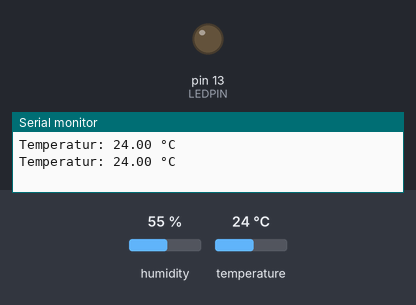
A sketch run on a simulated Arduino Uno, built with avr-gcc and run on an emulated ATmega328P. Parts: output pins drawn as LEDs (lit = HIGH), the last lines printed to the serial monitor. The test bench sets the inputs (shaded band); at power-on: temperature 24 °C, humidity 55 %.

Above: at 4.8 s.
4.9 s: temperature set to 27 °C
At 6.9 s:
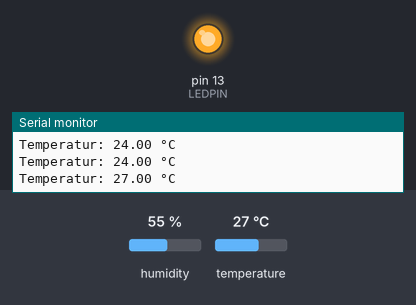
7.9 s: temperature set to 12 °C
At 9.3 s:
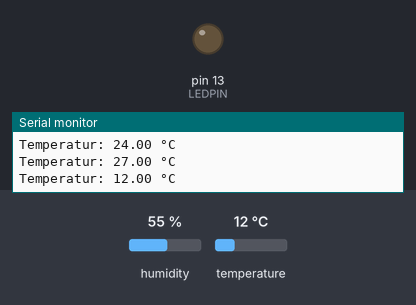
10.9 s: temperature set to 28 °C
At 12.9 s:
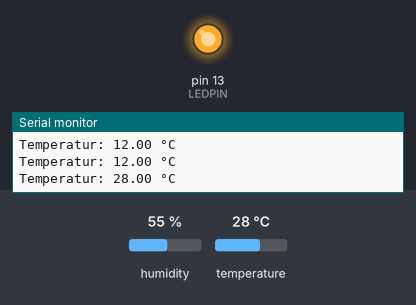
Timing chart, 0 to 14.4 s (numbered marks = the images above; inputs shaded):
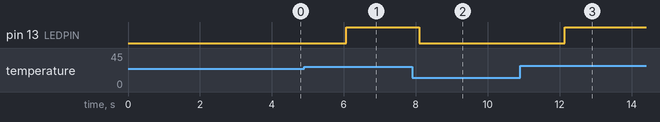

The sketch:

temp_monitor.ino
```cpp
#include <DHT.h>

#define DHTPIN 2
#define DHTTYPE DHT11
#define LEDPIN 13

DHT dht(DHTPIN, DHTTYPE);

void setup() {
  Serial.begin(9600);
  dht.begin();
  pinMode(LEDPIN, OUTPUT);
}

void loop() {
  delay(2000);
  float temperature = dht.readTemperature();
  if (isnan(temperature)) {
    Serial.println("Fehler beim Lesen vom Sensor");
    return;
  }

  Serial.print("Temperatur: ");
  Serial.print(temperature);
  Serial.println(" °C");

  if (temperature > 25.0) {
    digitalWrite(LEDPIN, HIGH);
  } else {
    digitalWrite(LEDPIN, LOW);
  }
}
```

Measured:
- the behaviour switches between 25 and 26 °C on temperature (found by bisection; images 0 and 1)
- after the input at 4.9 s, pin 13 (LEDPIN): LOW → HIGH after 1.2 s
- after the input at 7.9 s, pin 13 (LEDPIN): HIGH → LOW after 0.20 s
- after the input at 10.9 s, pin 13 (LEDPIN): LOW → HIGH after 1.2 s
